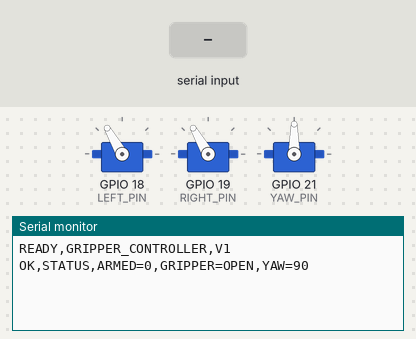
Bench run of a sketch on a simulated ESP32. On the bench: 3 × servo, the last lines printed to the serial monitor. Inputs (shaded band) come from the test bench.

Above: at 2.2 s.
2.3 s: "PING,1\n" received over Serial
At 3.3 s:
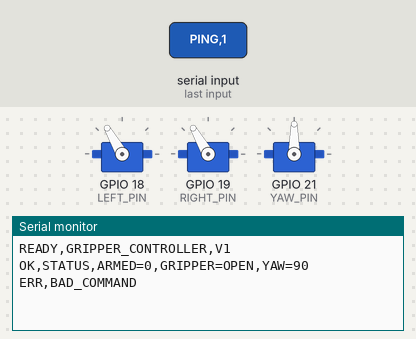
3.8 s: "PING\n" received over Serial
At 4.4 s:
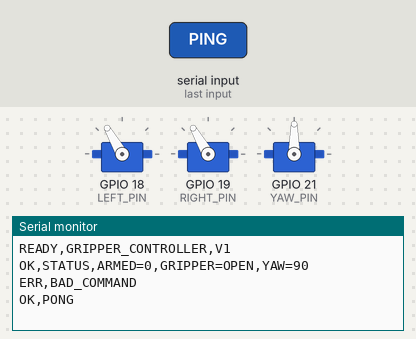
5.3 s: "ARM\n" received over Serial
At 6.8 s:
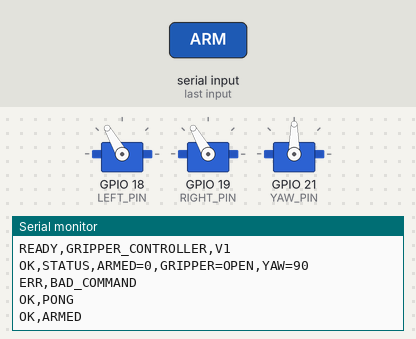

The sketch:

grapper_control.ino
```cpp
#include <Arduino.h>
#include <ESP32Servo.h>

Servo leftServo;
Servo rightServo;
Servo yawServo;

// ---------------- Pin ----------------
const int LEFT_PIN  = 18;
const int RIGHT_PIN = 19;
const int YAW_PIN   = 21;

// -------------- PWM ------------------
const int SERVO_FREQ   = 50;
const int SERVO_MIN_US = 500;
const int SERVO_MAX_US = 2400;

// ---------- Servo Angle ---------------
const int LEFT_OPEN   = 120;
const int LEFT_CLOSE  = 15;

const int RIGHT_OPEN  = 120;
const int RIGHT_CLOSE = 15;

int yawAngle = 90;   // yaw 현재각(홈=90°, 중립). setYaw의 n단계 분할 이동 시작점

bool gripperOpened = false;
bool armed = false;

String inputLine = "";

/* ========================================= */

void replyOK(String msg)
{
    Serial.print("OK,");
    Serial.println(msg);
}

void replyERR(String msg)
{
    Serial.print("ERR,");
    Serial.println(msg);
}

/* ========================================= */

void openGripper()
{
    leftServo.write(LEFT_OPEN);
    rightServo.write(RIGHT_OPEN);
    gripperOpened = true;
}

void closeGripper()
{
    leftServo.write(LEFT_CLOSE);
    rightServo.write(RIGHT_CLOSE);
    gripperOpened = false;
}

bool setYaw(int angle)
{
    // ===== 표준(위치제어) 서보용 — n단계 분할 이동 + 단계별 0.3초 delay =====
    // Yaw를 각도 제어 서보로 교체함. write(angle)로 목표각(0~180)에 바로 정지 가능.
    // 급격한 점프 대신 현재각(yawAngle) → 목표각을 YAW_STEPS 단계로 선형 분할하여
    // 순차 이동하며, 각 단계마다 0.3초 대기해 부드럽게 이동한다.
    // (총 이동시간 ≈ YAW_STEPS × 0.3초 — 거리와 무관하게 일정)

    const int YAW_STEPS = 10;                      // 몇 번에 나눠 이동할지 (n)
    const unsigned long YAW_STEP_DELAY_MS = 300UL; // 각 단계 사이 대기 (0.3초)

    if(angle < 0 || angle > 180)
        return false;

    int start = yawAngle;

    if(angle == start)
    {
        // 이미 목표각 → 분할 이동 없이 즉시 반영(부팅/중복 명령 시 불필요한 3초 지연 방지)
        yawServo.write(angle);
        yawAngle = angle;
        return true;
    }

    // 현재각 → 목표각을 n단계로 선형 보간하며 순차 이동
    for(int i = 1; i <= YAW_STEPS; i++)
    {
        int stepAngle = start + (int)lroundf((float)(angle - start) * i / YAW_STEPS);
        yawServo.write(stepAngle);
        delay(YAW_STEP_DELAY_MS);
    }

    yawAngle = angle;   // 마지막 단계에서 목표각 도달
    return true;
}

/* ========================================= */
void printStatus()
{
    Serial.print("OK,STATUS,");

    Serial.print("ARMED=");
    Serial.print(armed);

    Serial.print(",GRIPPER=");

    if(gripperOpened)
        Serial.print("OPEN");
    else
        Serial.print("CLOSE");

    Serial.print(",YAW=");
    Serial.println(yawAngle);
}

/* ========================================= */

void processSet(String remain)
{
    int comma = remain.indexOf(',');

    if(comma < 0)
    {
        replyERR("BAD_FORMAT");
        return;
    }

    int id = remain.substring(0, comma).toInt();

    int value = remain.substring(comma + 1).toInt();

    if(!armed)
    {
        replyERR("NOT_ARMED");
        return;
    }

    switch(id)
    {

    // =====================
    // Gripper
    // =====================

    case 0:

        if(value == 0)
        {
            closeGripper();
            replyOK("GRIPPER,CLOSE");
        }
        else
        {
            openGripper();
            replyOK("GRIPPER,OPEN");
        }

        break;

    // =====================
    // Yaw
    // =====================

    case 1:

        if(setYaw(value))
        {
            Serial.print("OK,YAW,");
            Serial.println(value);
        }
        else
        {
            replyERR("YAW_RANGE");
        }

        break;

    default:

        replyERR("BAD_SERVO");

        break;
    }
}

/* ========================================= */

void handleCommand(String cmd)
{
    cmd.trim();

    cmd.toUpperCase();

    if(cmd == "PING")
    {
        replyOK("PONG");
        return;
    }

    if(cmd == "STATUS?")
    {
        printStatus();
        return;
    }

    if(cmd == "ARM")
    {
        armed = true;
        replyOK("ARMED");
        return;
    }

    if(cmd == "DISARM")
    {
        armed = false;
        replyOK("DISARMED");
        return;
    }

    if(cmd.startsWith("SET,"))
    {
        processSet(cmd.substring(4));
        return;
    }

    replyERR("BAD_COMMAND");
}

/* ========================================= */

void setup()
{
    Serial.begin(115200);

    delay(1000);

    ESP32PWM::allocateTimer(0);
    ESP32PWM::allocateTimer(1);
    ESP32PWM::allocateTimer(2);

    leftServo.setPeriodHertz(SERVO_FREQ);
    rightServo.setPeriodHertz(SERVO_FREQ);
    yawServo.setPeriodHertz(SERVO_FREQ);

    leftServo.write(90);
    rightServo.write(90);

    leftServo.attach(
        LEFT_PIN,
        SERVO_MIN_US,
        SERVO_MAX_US);

    rightServo.attach(
        RIGHT_PIN,
        SERVO_MIN_US,
        SERVO_MAX_US);

    yawServo.attach(
        YAW_PIN,
        SERVO_MIN_US,
        SERVO_MAX_US);

    openGripper();

    setYaw(90);   // 홈 90°(중립) 확립 (yawAngle==90 → 분할 이동 없이 즉시 반영)

    Serial.println("READY,GRIPPER_CONTROLLER,V1");

    printStatus();
}

/* ========================================= */

void loop()
{
    while(Serial.available())
    {
        char c = Serial.read();

        if(c == '\n' || c == '\r')
        {
            if(inputLine.length())
            {
                handleCommand(inputLine);

                inputLine = "";
            }
        }
        else
        {
            if(inputLine.length() < 100)
            {
                inputLine += c;
            }
            else
            {
                inputLine = "";
                replyERR("LINE_TOO_LONG");
            }
        }
    }
}
```

Measured:
- after the input at 2.3 s, the serial monitor: prints a new line at once (image 1)
- after the input at 3.8 s, the serial monitor: prints a new line at once (image 2)
- after the input at 5.3 s, the serial monitor: prints a new line at once (image 3)
